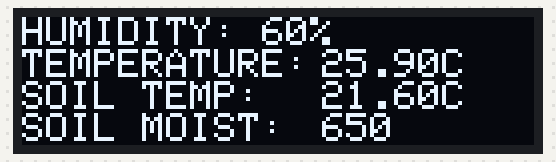
Bench run of a sketch on a simulated Arduino Leonardo, built with avr-gcc and run on an emulated ATmega32U4. On the bench: 128×32 one-colour display. The local clock reads 2024-03-15 10:24:30 at power-on unless the sketch sets it; what the sketch prints to the serial monitor is not drawn.

Above: at 2.1 s.

The sketch:

display_and_rtc.ino
```cpp
#include <DS3231.h>
#include <Wire.h>
#include <Adafruit_GFX.h>
#include <Adafruit_SSD1306.h>

#define SCREEN_WIDTH 128 // OLED display width, in pixels
#define SCREEN_HEIGHT 32 // OLED display height, in pixels

// Declaration for an SSD1306 display connected to I2C (SDA, SCL pins)
Adafruit_SSD1306 display(SCREEN_WIDTH, SCREEN_HEIGHT, &Wire, -1);


// Init the DS3231 using the hardware interface
DS3231  rtc(SDA, SCL);

void setup()
{
  // Setup Serial connection
  Serial.begin(115200);
  // Uncomment the next line if you are using an Arduino Leonardo
  //while (!Serial) {}

  // Initialize the rtc object
  rtc.begin();

  if (!display.begin(SSD1306_SWITCHCAPVCC, 0x3C)) { // Address 0x3D for 128x64
    Serial.println(F("SSD1306 allocation failed"));
    for (;;);
  }
  delay(2000);

  // The following lines can be uncommented to set the date and time
  //  rtc.setDOW(THURSDAY);     // Set Day-of-Week to SUNDAY
  //  rtc.setTime(23, 04, 00);     // Set the time to 12:00:00 (24hr format)
  //  rtc.setDate(06, 06, 2024);   // Set the date to January 1st, 2014
}

void loop()
{
  // Send Day-of-Week
  Serial.print(rtc.getDOWStr());
  Serial.print(" ");

  // Send date
  Serial.print(rtc.getDateStr());
  Serial.print(" -- ");

  // Send time
  Serial.println(rtc.getTimeStr());

  display.clearDisplay();
  display.setTextColor(WHITE);
  display.setTextSize(1);
  display.setCursor(0, 0);
  display.print("HUMIDITY:");
  display.setCursor(60, 0);
  display.print(60);
  display.print("%");

  display.setCursor(0, 8);
  display.print("TEMPERATURE:");
  display.setCursor(75, 8);
  display.print(25.9);
  display.print("C");

  display.setCursor(0, 16);
  display.print("SOIL TEMP:");
  display.setCursor(75, 16);
  display.print(21.6);
  display.print("C");

  display.setCursor(0, 24);
  display.print("SOIL MOIST:");
  display.setCursor(75, 24);
  display.print(650);
  //display.print("C");
  display.display();


  // Wait one second before repeating :)
  delay (1000);
}
```
